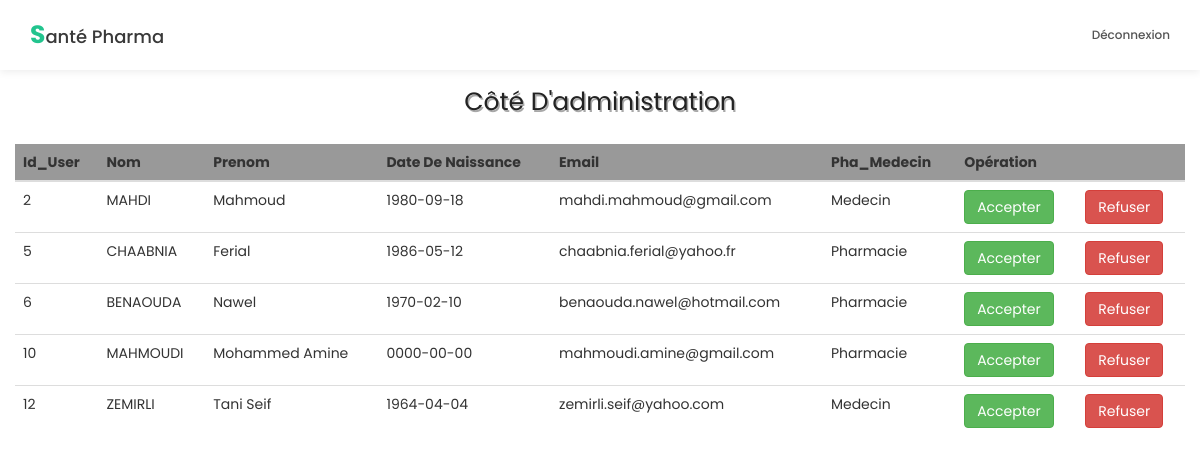
The app's page /adminPanel.php with its own data.
### tables this page shows
CREATE TABLE `user` (
  `id_U` int(3) NOT NULL,
  `Nom` varchar(20) NOT NULL,
  `prenom` varchar(20) NOT NULL,
  `date` date NOT NULL,
  `email` varchar(50) NOT NULL,
  `password` char(20) NOT NULL,
  `Sexe` varchar(20) NOT NULL,
  `addres` varchar(100) NOT NULL,
  `region` varchar(50) NOT NULL,
  `wilaya` varchar(50) NOT NULL,
  `choix` varchar(20) NOT NULL,
  `specialite` varchar(100) NOT NULL,
  `HOV` varchar(6) NOT NULL,
  `HOF` varchar(6) NOT NULL,
  `numAgre` varchar(20) NOT NULL,
  `numTel` varchar(20) NOT NULL,
  `dateInsec` timestamp NOT NULL DEFAULT current_timestamp(),
  `accept` int(11) NOT NULL
);

### adminPanel.php (the view, shortened to what this page needs)
<!DOCTYPE html>
<html lang="en">
<head>
     <link rel="stylesheet" href="css/bootstrap.min.css">
     <link rel="stylesheet" href="css/font-awesome.min.css">
     <link rel="stylesheet" href="css/animate.css">
     <link rel="stylesheet" href="css/owl.carousel.css">
     <link rel="stylesheet" href="css/owl.theme.default.min.css">
     <link rel="stylesheet" href="css/tooplate-style.css">
</head>
<body id="top" data-spy="scroll" data-target=".navbar-collapse" data-offset="50">
     <section class="navbar navbar-default navbar-static-top" role="navigation">
          <div class="container">
               <div class="navbar-header">
                    <a href="index.php" class="navbar-brand"><b>S</b>anté Pharma</a>
               </div>
               <div class="collapse navbar-collapse">
                    <ul class="nav navbar-nav navbar-right">
                         <li><a href="index.php" class="smoothScroll">Déconnexion</a></li>
                    </ul>
               </div>
          </div>
          </section>
          <div class="container">
            <div class="row">
              <div class="col-sm-12">
              <div class="tab_def">
              <p>
                    Côté D'administration
               </p>
             </div>
        </div>
               <table class="table table-hover table-dark" style="width:100%">
                    <thead style="background:#999">
                         <tr>
                         <th scope="col">Id_User</th>
                         <th scope="col">Nom</th>
                         <th scope="col">Prenom</th>
                         <th scope="col">Date De Naissance</th>
                         <th scope="col">Email</th>
                         <th scope="col">Pha_Medecin</th>
                         <th scope="col" colspan="2">Opération</th>
                         </tr>
                    </thead>
                    <tbody>
                     <?php
                         require_once('connexion3.php');
                         $query = "SELECT * FROM user WHERE accept = '0' ";
                         $stat = $conn->query($query);
                         $tab = $stat->fetchAll();
                         foreach($tab as $ligne)
                         {
                              echo "<tr><td>".$ligne ["id_U"]."</td><td>".$ligne ["Nom"]."</td><td>".$ligne ["prenom"]."</td><td>".$ligne ["date"]."</td><td>".$ligne ["email"]."</td><td>".$ligne ["choix"]."</td>
                              <td>
                                   <form  method='post' action='accept.php'>
                                        <input type='number' name='id_U' value=".$ligne ["id_U"]." hidden>
                                             <button type='submit' class='btn btn-success'>
                                                  Accepter
                                             </button>
                                   </form>
                              </td>
                              <td>
                                   <form  method='post' action='refus.php'>
                                        <input type='number' name='id_U' value=".$ligne ["id_U"]." hidden>
                                             <button type='submit' class='btn btn-danger'>
                                                  Refuser
                                             </button>
                                   </form>
                              </td></tr>";
                         }
                    ?>
                    </tbody>
                    </table>
              </div>
            </div>
</body>
</html>

### css/tooplate-style.css (style rules this page uses)
body { background: #ffffff; font-family: 'Poppins', sans-serif; overflow-x: hidden; }
p { color: #222222; font-size: 16px; font-weight: normal; line-height: 24px; }
b { font-size: 25px; font-weight: bold; color: #22c48e; }
html { -webkit-font-smoothing: antialiased; }
a { color: #252525; -webkit-transition: 0.5s; transition: 0.5s; text-decoration: none !important; }
.navbar-default { background: #ffffff; box-shadow: 0 2px 8px rgba(0,0,0,.075); border: none; margin-bottom: 0; padding: 10px; }
.navbar-default .navbar-brand { color: #393939; font-weight: 500; }
.navbar-default .navbar-brand b { color: #22c48e; }
.navbar-default .navbar-nav li a { color: #555555; font-size: 12px; font-weight: 500; padding-right: 20px; padding-left: 20px; -webkit-transition: all ease-in-out 0.4s; transition: all ease-in-out 0.4s; }
.table { width: 80%; margin: auto; }
.table thead { background-color: #22c48e; }
.tab_def p { text-align: center; font-size: 25px; padding: 20px; text-shadow: 1.5px 1.5px rgb(168, 168, 168); }
@media only screen and (max-width: 1200px) { .navbar-default .navbar-nav li a { padding-right: 15px; padding-left: 15px; } }

### records on screen
user: id_U "2", Nom "MAHDI", prenom "Mahmoud", date "1980-09-18", email "mahdi.mahmoud@gmail.com", choix "Medecin"
user: id_U "5", Nom "CHAABNIA", prenom "Ferial", date "1986-05-12", email "chaabnia.ferial@yahoo.fr", choix "Pharmacie"
user: id_U "6", Nom "BENAOUDA", prenom "Nawel", date "1970-02-10", email "benaouda.nawel@hotmail.com", choix "Pharmacie"
user: id_U "10", Nom "MAHMOUDI", prenom "Mohammed Amine", date "0000-00-00", email "mahmoudi.amine@gmail.com", choix "Pharmacie"
user: id_U "12", Nom "ZEMIRLI", prenom "Tani Seif", date "1964-04-04", email "zemirli.seif@yahoo.com", choix "Medecin"
